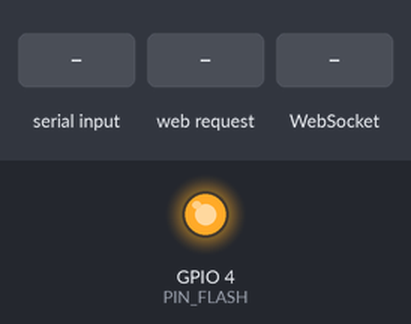
Bench run of a sketch on a simulated ESP32. Shown: output pins drawn as LEDs (lit = HIGH). The inputs (shaded band) are chosen by the test bench. WiFi joins after 1.5 s; servers stay silent unless stated; the camera gives no picture; what the sketch prints to the serial monitor is not drawn.

Above: at 3.0 s.
3.1 s: "FLASH:\n" received over Serial
At 4.3 s:
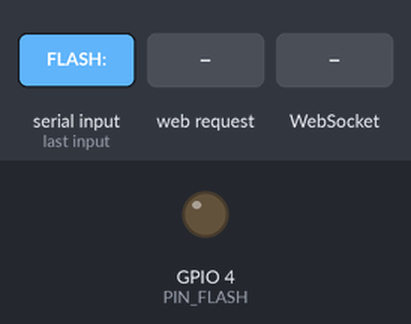
4.6 s: HTTP request GET /flash received
6.1 s: WebSocket text "START_SERIAL_STREAM" received
Timing chart, 0 to 9.1 s (numbered marks = the images above; inputs shaded):
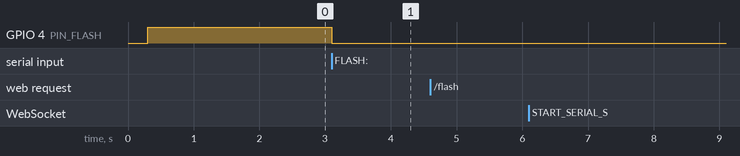

The sketch:

esp32_cam_stream.ino
```cpp
// ============================================
// ESP32-CAM : Streaming TCP + Kontrol Senter via WebSocket
// Board: AI-THINKER ESP32-CAM
// Proyek: Anti Drone Turret Systems
// ============================================
#include "esp_camera.h"
#include <ArduinoJson.h>
#include <WebSocketsServer.h>
#include <WiFi.h>

// ─── KONFIGURASI WIFI ───────────────────────────────────
#define WIFI_SSID "WIFI"
#define WIFI_PASS "PASS"

// ─── PIN KAMERA (AI-THINKER) ────────────────────────────
#define PWDN_GPIO_NUM 32
#define RESET_GPIO_NUM -1
#define XCLK_GPIO_NUM 0
#define SIOD_GPIO_NUM 26
#define SIOC_GPIO_NUM 27
#define Y9_GPIO_NUM 35
#define Y8_GPIO_NUM 34
#define Y7_GPIO_NUM 39
#define Y6_GPIO_NUM 36
#define Y5_GPIO_NUM 21
#define Y4_GPIO_NUM 19
#define Y3_GPIO_NUM 18
#define Y2_GPIO_NUM 5
#define VSYNC_GPIO_NUM 25
#define HREF_GPIO_NUM 23
#define PCLK_GPIO_NUM 22

// ─── PIN SENTER ─────────────────────────────────────────
#define PIN_FLASH 4

// ─── OBJEK SERVER ───────────────────────────────────────
WiFiServer tcpServer(80);
WebSocketsServer wsServer(81);

bool flashOn = true; // default ON
bool serialStreamActive = false;
String serialBuffer = "";

// ─── DEKLARASI FUNGSI ───────────────────────────────────
void webSocketEvent(uint8_t num, WStype_t type, uint8_t *payload,
                    size_t length);

// ────────────────────────────────────────────────────────
void setup() {
  Serial.begin(460800); // Dipercepat menjadi 460800 untuk streaming video via COM
  Serial.println("\n=== ESP32-CAM START ===");

  // Konfigurasi kamera
  camera_config_t config;
  config.ledc_channel = LEDC_CHANNEL_0;
  config.ledc_timer = LEDC_TIMER_0;
  config.pin_d0 = Y2_GPIO_NUM;
  config.pin_d1 = Y3_GPIO_NUM;
  config.pin_d2 = Y4_GPIO_NUM;
  config.pin_d3 = Y5_GPIO_NUM;
  config.pin_d4 = Y6_GPIO_NUM;
  config.pin_d5 = Y7_GPIO_NUM;
  config.pin_d6 = Y8_GPIO_NUM;
  config.pin_d7 = Y9_GPIO_NUM;
  config.pin_xclk = XCLK_GPIO_NUM;
  config.pin_pclk = PCLK_GPIO_NUM;
  config.pin_vsync = VSYNC_GPIO_NUM;
  config.pin_href = HREF_GPIO_NUM;
  config.pin_sscb_sda = SIOD_GPIO_NUM;
  config.pin_sscb_scl = SIOC_GPIO_NUM;
  config.pin_pwdn = PWDN_GPIO_NUM;
  config.pin_reset = RESET_GPIO_NUM;
  config.xclk_freq_hz = 20000000;
  config.pixel_format = PIXFORMAT_JPEG;
  config.frame_size = FRAMESIZE_QVGA; // 320x240, bisa diganti ke FRAMESIZE_VGA
  config.jpeg_quality = 10;
  config.fb_count = 2;

  esp_err_t err = esp_camera_init(&config);
  if (err != ESP_OK) {
    Serial.printf("Kamera gagal: 0x%x\n", err);
    return;
  }
  Serial.println("Kamera OK");

  // ── Senter dinyalakan SETELAH camera init ──────────────
  pinMode(PIN_FLASH, OUTPUT);
  digitalWrite(PIN_FLASH, HIGH); // Nyalakan senter awal
  Serial.println("Senter disiapkan");

  // Koneksi WiFi
  WiFi.setAutoReconnect(true);
  WiFi.setSleep(false); // MATIKAN WIFI SLEEP: Mengatasi lag parah dan putus saat video streaming
  WiFi.begin(WIFI_SSID, WIFI_PASS);
  while (WiFi.status() != WL_CONNECTED) {
    delay(500);
    Serial.print(".");
  }
  Serial.println("\nWiFi OK");
  Serial.print("IP ESP32-CAM: ");
  Serial.println(WiFi.localIP());

  // Mulai server TCP (streaming gambar)
  tcpServer.begin();

  // Mulai server WebSocket (kontrol senter)
  wsServer.begin();
  wsServer.onEvent(webSocketEvent);
  Serial.println("Server siap (TCP:80, WS:81)");
}

// ────────────────────────────────────────────────────────
void loop() {
  // WebSocket selalu diproses dulu
  wsServer.loop();

  // --- Tangani perintah Serial (Senter & Stream) ---
  while (Serial.available()) {
    char c = Serial.read();
    if (c == '\n') {
      serialBuffer.trim();
      if (serialBuffer == "START_SERIAL_STREAM") {
        serialStreamActive = true;
      } else if (serialBuffer == "STOP_SERIAL_STREAM") {
        serialStreamActive = false;
      } else if (serialBuffer.startsWith("FLASH:")) {
        int state = serialBuffer.substring(6).toInt();
        flashOn = (state != 0);
        digitalWrite(PIN_FLASH, flashOn ? HIGH : LOW);
        if (!serialStreamActive) {
          Serial.printf("[Senter] %s\n", flashOn ? "ON" : "OFF");
        }
      }
      serialBuffer = "";
    } else {
      if (serialBuffer.length() < 100) {
        serialBuffer += c;
      }
    }
  }

  // --- Streaming Serial (jika diaktifkan) ---
  if (serialStreamActive) {
    camera_fb_t *fb = esp_camera_fb_get();
    if (fb) {
      uint8_t header[4] = {0xAA, 0xBB, 0xCC, 0xDD}; // Magic header
      uint32_t len = fb->len;
      uint8_t lenBuf[4] = {(uint8_t)((len >> 24) & 0xFF),
                           (uint8_t)((len >> 16) & 0xFF),
                           (uint8_t)((len >> 8) & 0xFF),
                           (uint8_t)(len & 0xFF)};

      Serial.write(header, 4);
      Serial.write(lenBuf, 4);
      Serial.write(fb->buf, len);

      esp_camera_fb_return(fb);

      // Beri sedikit nafas untuk RTOS agar task WiFi tidak kelaparan (Watchdog)
      delay(5);
    }
  }

  // --- Tangani client TCP (streaming gambar) ---
  WiFiClient client = tcpServer.accept();
  if (client) {
    Serial.println("[TCP] Client terhubung");
    client.setNoDelay(true);

    while (client.connected()) {
      wsServer.loop();

      camera_fb_t *fb = esp_camera_fb_get();
      if (!fb) {
        delay(10);
        continue;
      }

      uint32_t len = fb->len;
      uint8_t lenBuf[4] = {(uint8_t)((len >> 24) & 0xFF),
                           (uint8_t)((len >> 16) & 0xFF),
                           (uint8_t)((len >> 8) & 0xFF), (uint8_t)(len & 0xFF)};

      bool ok =
          (client.write(lenBuf, 4) == 4) && (client.write(fb->buf, len) == len);

      esp_camera_fb_return(fb);

      if (!ok)
        break;
    }

    Serial.println("[TCP] Client putus");
    client.stop();
  }
}

// ────────────────────────────────────────────────────────
// Event WebSocket (menerima perintah senter dari Python)
void webSocketEvent(uint8_t num, WStype_t type, uint8_t *payload,
                    size_t length) {
  if (type == WStype_CONNECTED) {
    Serial.printf("[WS] Client #%d terhubung\n", num);
    return;
  }
  if (type == WStype_DISCONNECTED) {
    Serial.printf("[WS] Client #%d putus\n", num);
    return;
  }
  if (type != WStype_TEXT)
    return;

  // Parse JSON
  StaticJsonDocument<128> doc;
  DeserializationError error = deserializeJson(doc, payload);
  if (error) {
    Serial.print("[WS] JSON gagal: ");
    Serial.println(error.c_str());
    return;
  }

  const char *cmd = doc["cmd"];
  if (!cmd)
    return;

  if (strcmp(cmd, "flash") == 0) {
    int state = doc["state"] | 0;
    flashOn = (state != 0);
    digitalWrite(PIN_FLASH, flashOn ? HIGH : LOW);
    Serial.printf("[Senter] %s\n", flashOn ? "ON" : "OFF");
  }
}
```

Measured:
- after the input at 3.1 s, GPIO 4 (PIN_FLASH): HIGH → LOW at once
- after the input at 4.6 s, every drawn part: stays the same
- after the input at 6.1 s, every drawn part: stays the same
